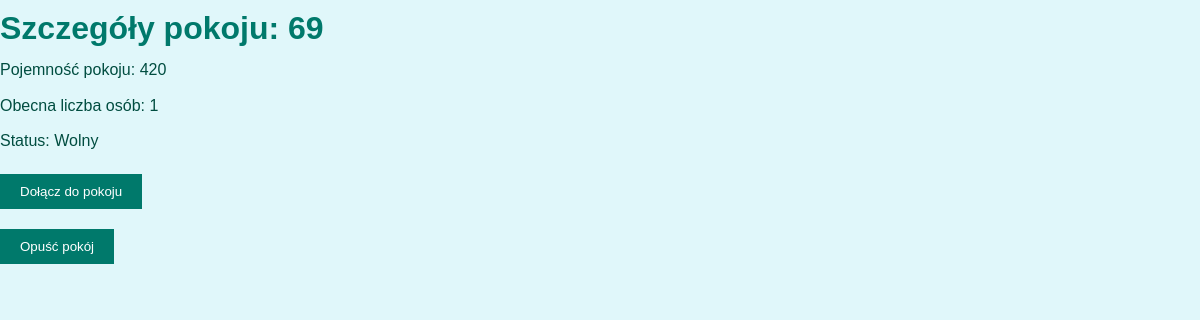
Screenshot of /room_detail/6/ with the database file from the repository.
### hotel/models.py (models this page shows, shortened)
class Pokoje(models.Model):
    numer = models.CharField(max_length=50)
    pojemnosc_pokoju = models.PositiveIntegerField()
    liczba_osob = models.PositiveIntegerField(default=0)  # Nowe pole
    czy_wolny = models.BooleanField(default=True)

### hotel/views.py (the view)
# urls.py: path('room_detail/<int:room_id>/', views.room_detail, name='room_detail'),
def room_detail(request, room_id):
    room = get_object_or_404(Pokoje, id=room_id)
    return render(request, 'room_detail.html', {'room': room})

### hotel/templates/room_detail.html (shortened to what this page needs)
  {% load static %}
  <link rel="stylesheet" type="text/css" href="{% static 'css/styles.css' %}">
<h1>Szczegóły pokoju: {{ room.numer }}</h1>
<p>Pojemność pokoju: {{ room.pojemnosc_pokoju }}</p>
<p>Obecna liczba osób: {{ room.liczba_osob }}</p>
<p>Status: {% if room.czy_wolny %}Wolny{% else %}Pełny{% endif %}</p>
{% if room.czy_wolny %}
  <form method="post" action="{% url 'join_room' %}">
    <button type="submit">Dołącz do pokoju</button>
  </form>
{% else %}
  <p>Nie można dołączyć, pokój jest pełny.</p>
{% endif %}
<form method="post" action="{% url 'leave_room' room.id %}">
    <button type="submit">Opuść pokój</button>
</form>

### hotel/static/css/styles.css (style rules this page uses)
h1, h2, h3, h4, h5, h6 { color: #00796b; margin: 10px 0; }
p { color: #004d40; line-height: 1.6; margin: 10px 0; }
form { margin: 20px 0; }
button { background-color: #00796b; color: white; border: none; padding: 10px 20px; cursor: pointer; }

### rows the page displays
Pokoje: numer "69", pojemnosc_pokoju "420", liczba_osob "1"
